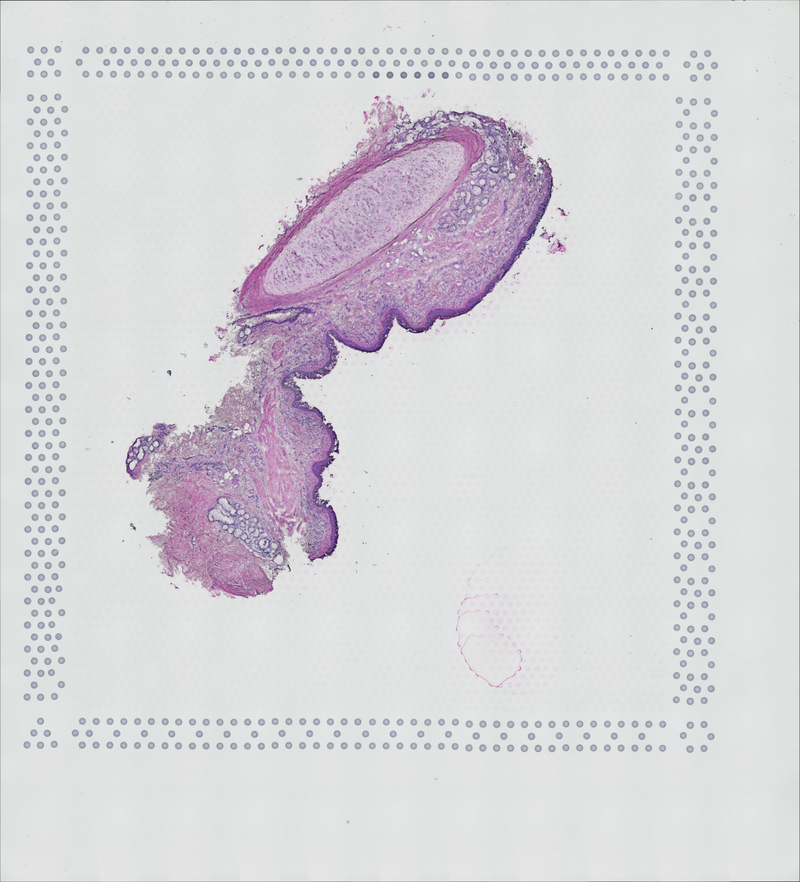
%> input picture example_data/DD073R_A1_processed/spatial/tissue_hires_image.png, 800 x 882 px, shrunk from 1815 x 2000 before the run
$ octave s_test.m   (GNU Octave 9; MATLAB toolbox functions it lacks are replaced by stand-ins)
%> lines starting %> are read from the running program, lines starting %| are printed output that depends on the picture; in (x1, y1, x2, y2) boxes, pixels count from 0 and x2, y2 are one past the last pixel; in counts of white or black regions, pixels touching at a corner belong together; the program's own positions count from 1
he = imread('tissue_hires_image.png');
%> he is the input picture: size 882x800x3 uint8; mean R, G, B 215.3, 214.1, 218.2
imshow(he), title('H&E image');
text(size(he, 2), size(he, 1)+15, ...
    'Image courtesy of Alan Partin, Johns Hopkins University', ...
    'FontSize', 7, 'HorizontalAlignment', 'right');

lab_he = rgb2lab(he);
%> lab_he: size 882x800x3 double; mean of channels 1, 2, 3 85.8, 1.3, -1.9

ab = lab_he(:, :, 2:3);
ab = im2single(ab);
nColors = 3;
% repeat the clustering 3 times to avoid local minima
pixel_labels = imsegkmeans(ab, nColors, 'NumAttempts', 3);
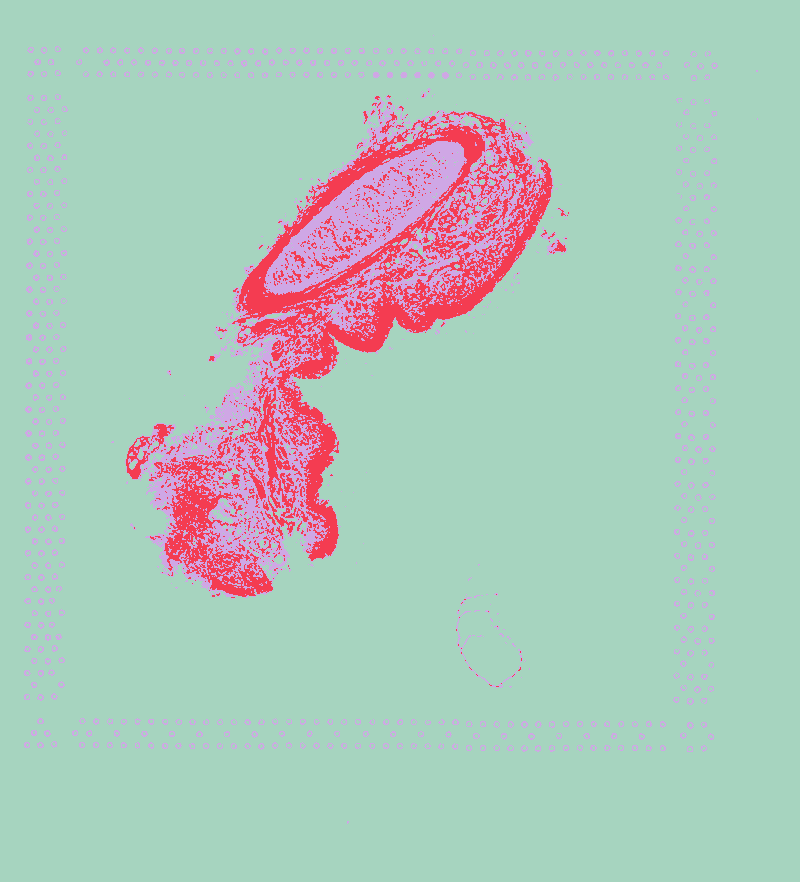
%> pixel_labels: size 882x800 uint8; 3 distinct labels, from 1 to 3; one colour per label, 0 black

imshow(pixel_labels, [])
title('Image Labeled by Cluster Index');

%%
figure;
for k = 1:3
    mask1 = pixel_labels == k;
    cluster1 = he .* uint8(mask1);
    subplot(2, 2, k)
    imshow(cluster1)
    title(sprintf('Objects in Cluster %d', k));
end
%> this loop made 3 passes
%> pass 1, `mask1 = pixel_labels == k;`:
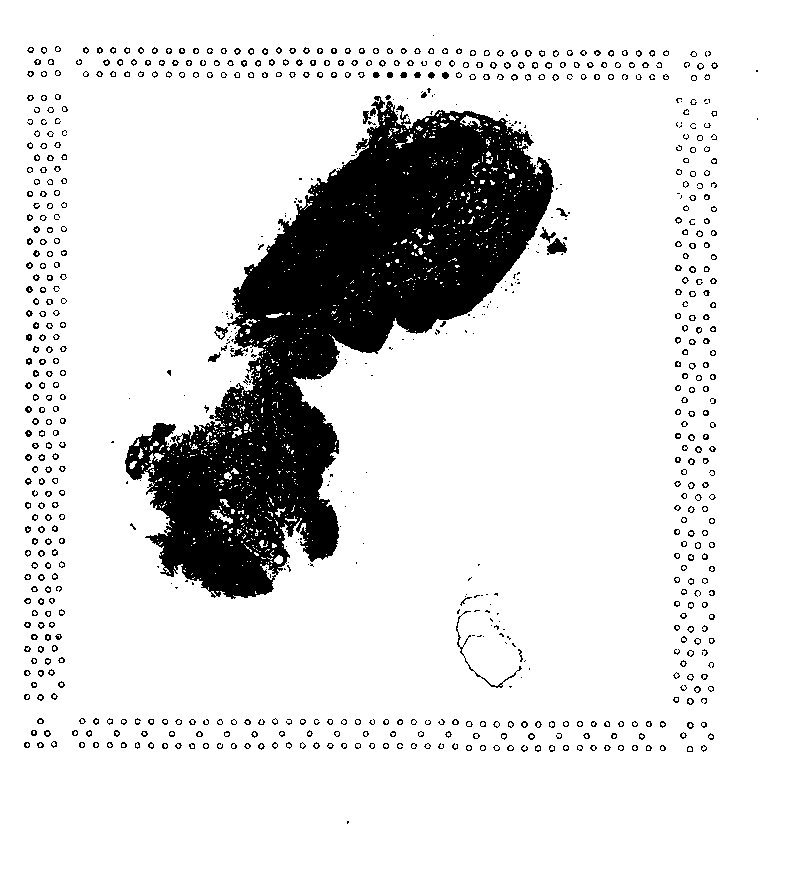
%> mask1: size 882x800 logical; 86.7% white; 764 black regions (348 under 20 px), largest, box (x1, y1, x2, y2) and area: (125, 96, 554, 599) 80063, (456, 611, 522, 688) 221, (547, 238, 567, 255) 200
%> pass 1, `cluster1 = he .* uint8(mask1);`:
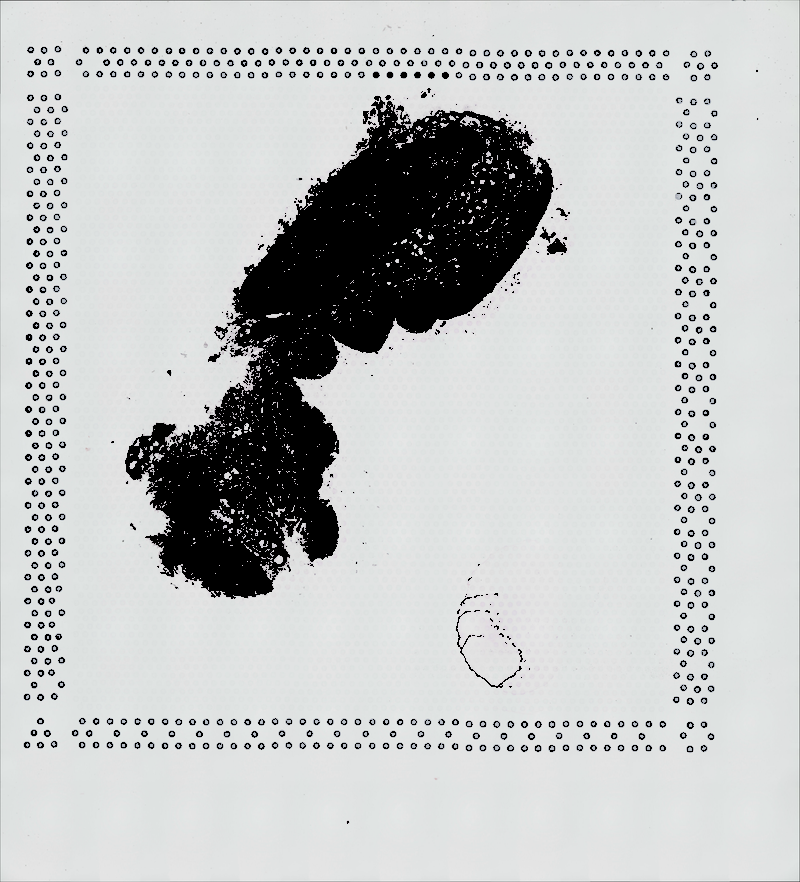
%> cluster1: size 882x800x3 uint8; mean R, G, B 192.7, 194.9, 194.8
%> pass 2, `cluster1 = he .* uint8(mask1);`:
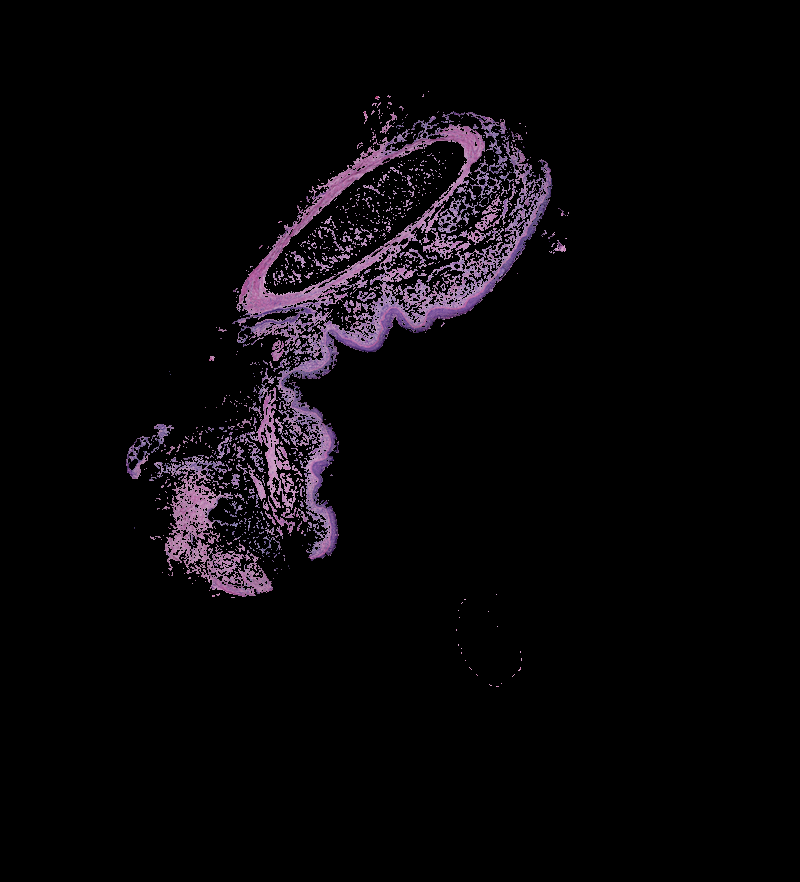
%> cluster1: size 882x800x3 uint8; mean R, G, B 8.9, 6.6, 9.2
%> after the loop:
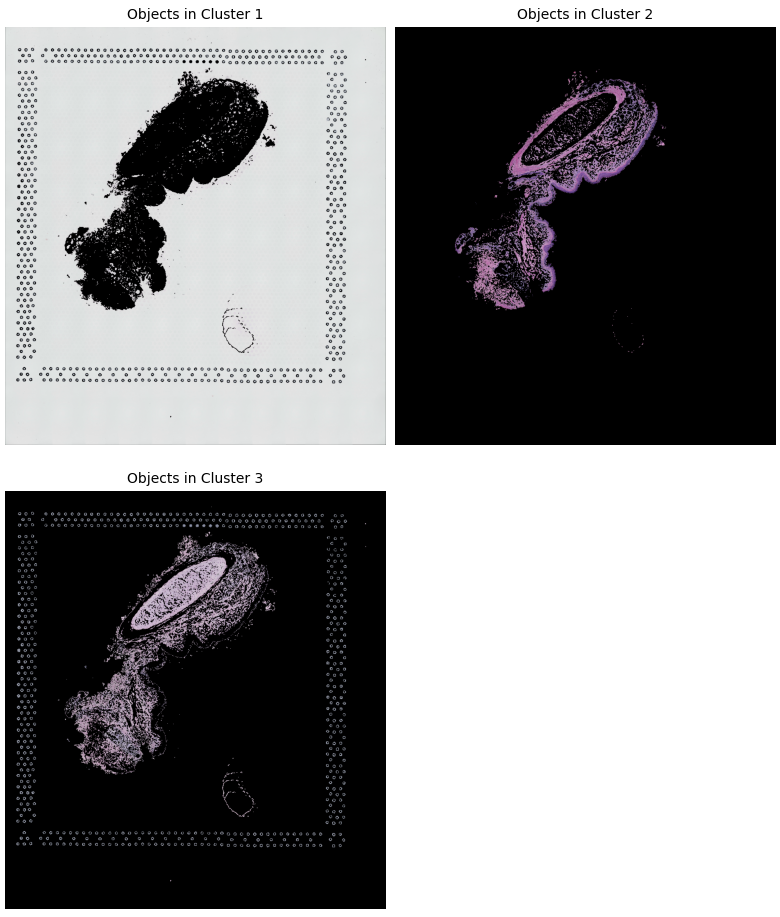
%> figure redrawn from the program's plot data, 3 panels

%%

L = lab_he(:, :, 1);
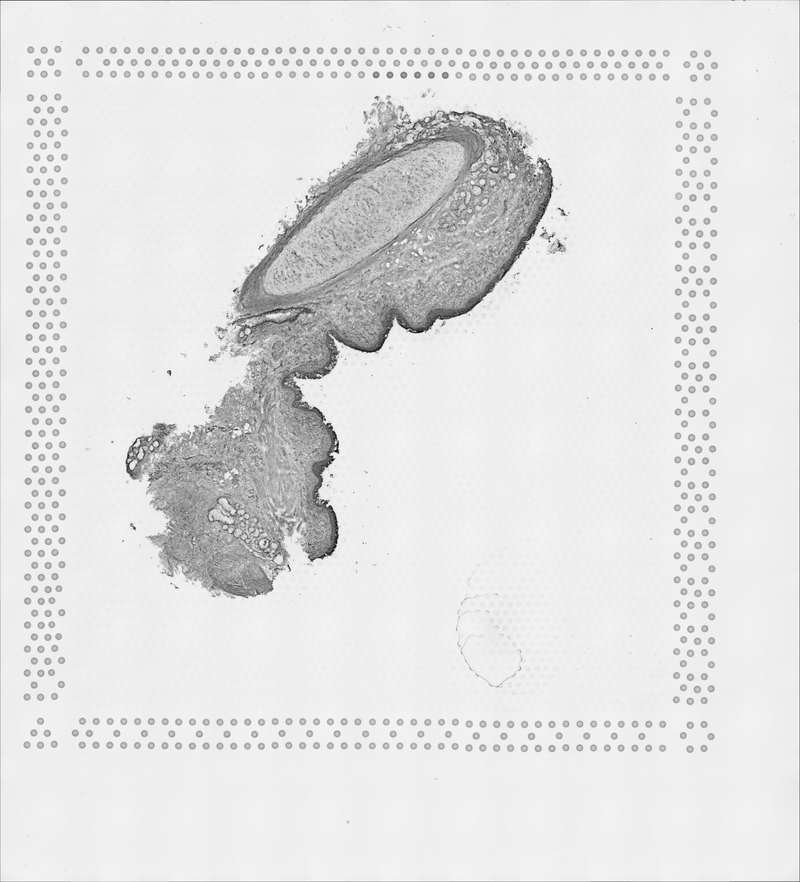
%> L: size 882x800 double; min 8.15, max 95.25, mean 85.8; drawn with min black and max white
%> (the run ends here)
